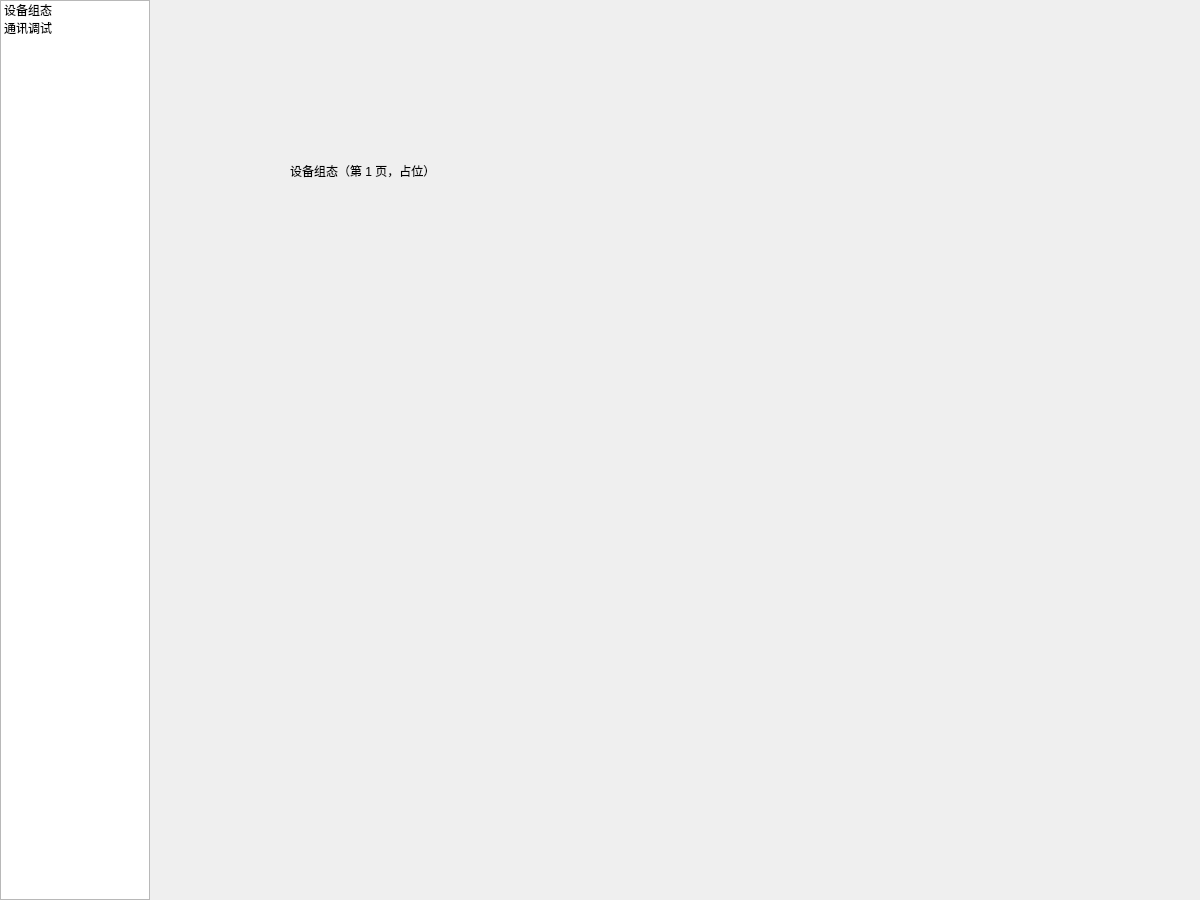
<?xml version="1.0" encoding="UTF-8"?>
<ui version="4.0">
 <class>MainWindow</class>
 <widget class="QMainWindow" name="MainWindow">
  <property name="geometry">
   <rect>
    <x>0</x>
    <y>0</y>
    <width>1200</width>
    <height>900</height>
   </rect>
  </property>
  <property name="windowTitle">
   <string>SCADA 储能监控 - 电池簇</string>
  </property>
  <widget class="QWidget" name="centralwidget">
   <widget class="QListWidget" name="navList">
    <property name="geometry">
     <rect>
      <x>0</x>
      <y>0</y>
      <width>150</width>
      <height>900</height>
     </rect>
    </property>
    <item>
     <property name="text">
      <string>设备组态</string>
     </property>
    </item>
    <item>
     <property name="text">
      <string>通讯调试</string>
     </property>
    </item>
   </widget>
   <widget class="QStackedWidget" name="pages">
    <property name="geometry">
     <rect>
      <x>150</x>
      <y>0</y>
      <width>1050</width>
      <height>900</height>
     </rect>
    </property>
    <widget class="QWidget" name="cfgPage">
     <widget class="QLabel" name="labelCfg">
      <property name="geometry">
       <rect>
        <x>140</x>
        <y>130</y>
        <width>241</width>
        <height>81</height>
       </rect>
      </property>
      <property name="text">
       <string>设备组态（第 1 页，占位）</string>
      </property>
     </widget>
    </widget>
    <widget class="QWidget" name="page_2">
     <widget class="QLabel" name="labelDebug">
      <property name="geometry">
       <rect>
        <x>150</x>
        <y>160</y>
        <width>251</width>
        <height>131</height>
       </rect>
      </property>
      <property name="text">
       <string>通讯调试（第 2 页，占位）</string>
      </property>
     </widget>
    </widget>
   </widget>
  </widget>
 </widget>
 <resources/>
 <connections/>
</ui>
